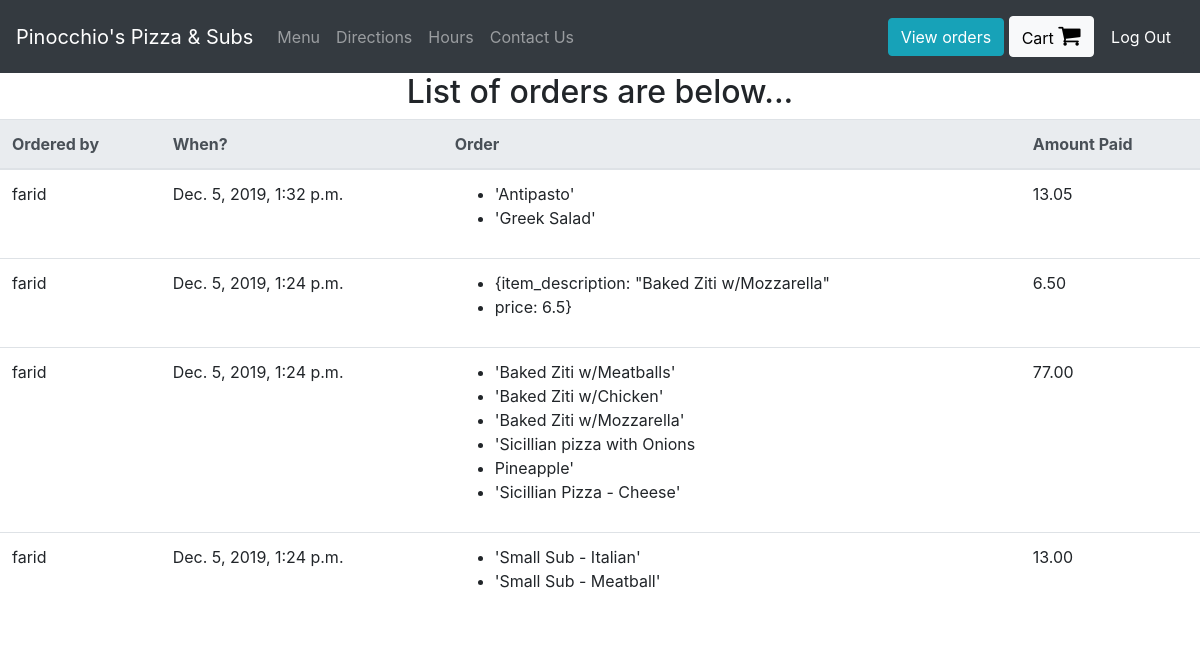
Page /view-orders (signed in) on the earlier database version.
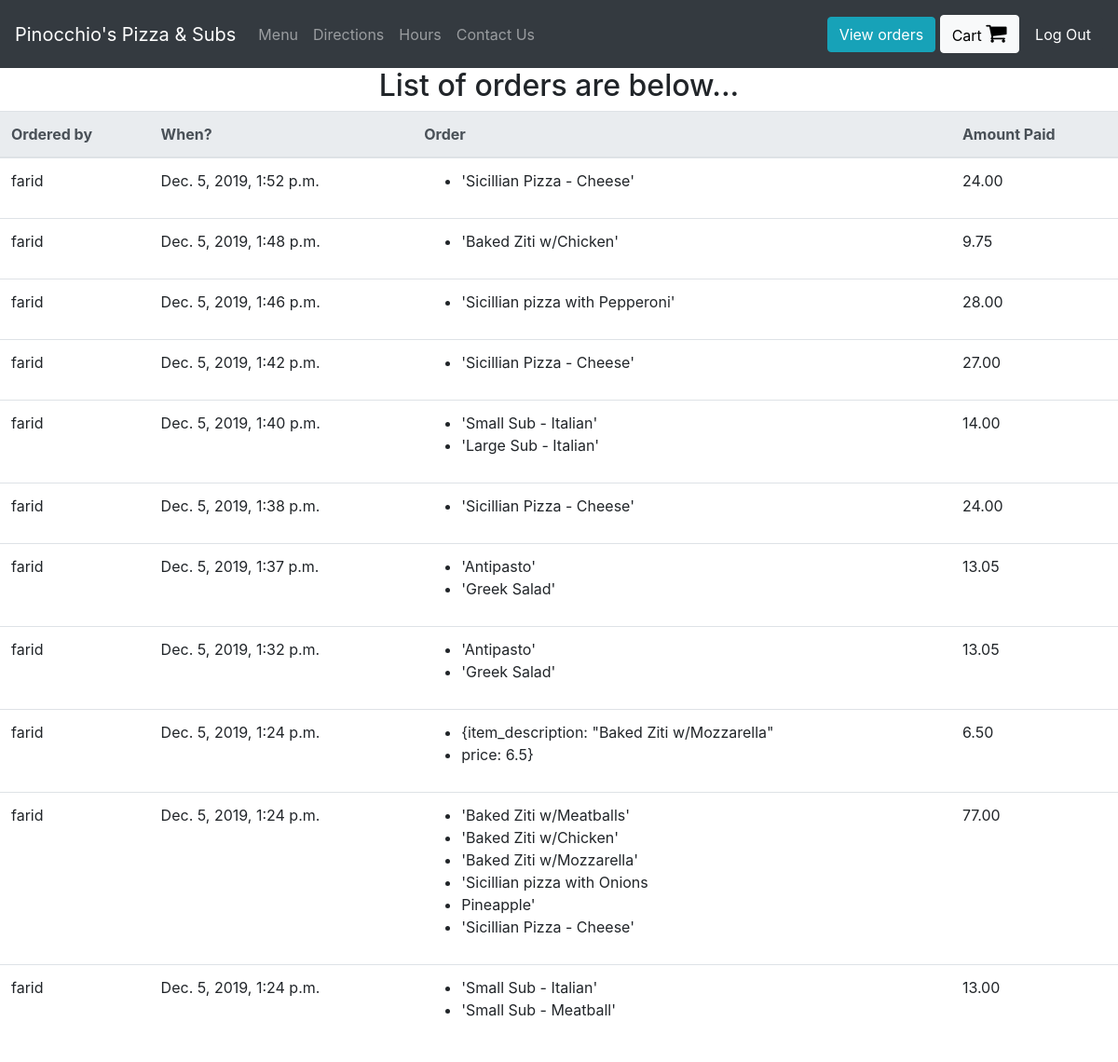
Same page on the later database version.
### orders/models.py (models this page shows, shortened)
class UserOrder(models.Model):
    username = models.CharField(max_length=200) #who placed the order
    order = models.TextField() #this will be a string representation of the cart from localStorage
    price = models.DecimalField(max_digits=6, decimal_places=2) #how much was the order
    time_of_order  = models.DateTimeField(default=datetime.now, blank=True)

### orders/views.py (the view)
# urls.py: path("view-orders", views.view_orders, name="view_orders"),
def view_orders(request):
    if request.user.is_superuser:
        rows = UserOrder.objects.all().order_by('-time_of_order')
        return render(request, "orders/orders.html", context = {"rows":rows})
    else:
        orders = UserOrder.objects.all().filter(username = request.user.username).order_by('-time_of_order')
        return render(request, "orders/orders.html", context = {"orders":orders})

### orders/templatetags/custom_tags.py (called while the page is built)
@register.filter(name="format_cart")
def format_cart(value):
    return value[1:-1].split(",")

### orders/templates/orders/orders.html
{% extends 'orders/header.html' %}
{% load custom_tags %}
{% block content %}
<div class="container-fluid">
  <div class="row justify-content-center">
    <h2>List of orders are below...</h2>
    <table class="table">
        <thead class="thead-light">
        <tr>
          <th scope="col">Ordered by</th>
          <th scope="col">When?</th>
          <th scope="col">Order</th>
          <th scope="col">Amount Paid</th>
        </tr>
        </thead>
        <tbody>
          {% for row in rows %}
            <tr>
              <td>{{row.username}}</td>
              <td>{{row.time_of_order}}</td>
              <td>
                <ul>
                  {% for item in row.order|format_cart %}
                    <li>{{item}}</li>
                  {% endfor %}
                </ul>
              </td>
              <td>{{row.price}}</td>
            </tr>
          {% endfor %}
        </tbody>
    </table>
  </div>
</div>
{% endblock %}

Differences in the rows shown:
added UserOrder: username "farid", time_of_order "Dec. 5, 2019, 1:52 p.m.", order "'Sicillian Pizza - Cheese'", price "24.00"
added UserOrder: username "farid", time_of_order "Dec. 5, 2019, 1:48 p.m.", order "'Baked Ziti w/Chicken'", price "9.75"
added UserOrder: username "farid", time_of_order "Dec. 5, 2019, 1:46 p.m.", order "'Sicillian pizza with Pepperoni'", price "28.00"
added UserOrder: username "farid", time_of_order "Dec. 5, 2019, 1:42 p.m.", order "'Sicillian Pizza - Cheese'", price "27.00"
added UserOrder: username "farid", time_of_order "Dec. 5, 2019, 1:40 p.m.", order "'Small Sub - Italian'" "'Large Sub - Italian'", price "14.00"
added UserOrder: username "farid", time_of_order "Dec. 5, 2019, 1:38 p.m.", order "'Sicillian Pizza - Cheese'", price "24.00"
added UserOrder: username "farid", time_of_order "Dec. 5, 2019, 1:37 p.m.", order "'Antipasto'" "'Greek Salad'", price "13.05"
